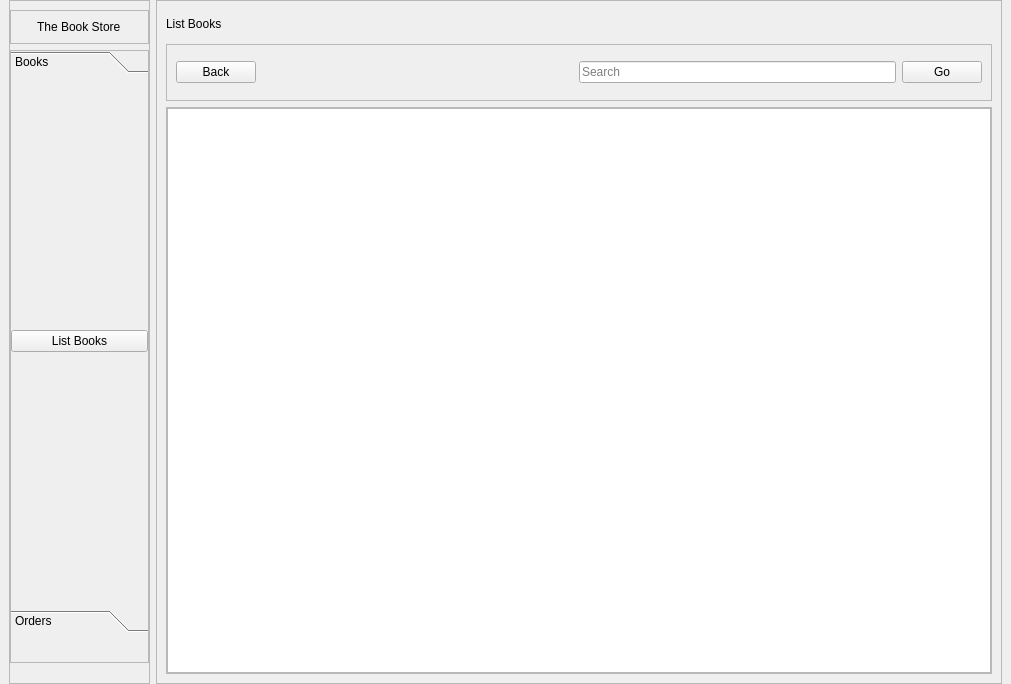
<?xml version="1.0" encoding="UTF-8"?>
<ui version="4.0">
 <class>MainWindow</class>
 <widget class="QMainWindow" name="MainWindow">
  <property name="geometry">
   <rect>
    <x>0</x>
    <y>0</y>
    <width>1011</width>
    <height>684</height>
   </rect>
  </property>
  <property name="windowTitle">
   <string>MainWindow</string>
  </property>
  <widget class="QWidget" name="centralwidget">
   <layout class="QHBoxLayout" name="horizontalLayout" stretch="1,6">
    <property name="topMargin">
     <number>0</number>
    </property>
    <property name="bottomMargin">
     <number>0</number>
    </property>
    <item>
     <widget class="QFrame" name="frame">
      <property name="frameShape">
       <enum>QFrame::StyledPanel</enum>
      </property>
      <property name="frameShadow">
       <enum>QFrame::Raised</enum>
      </property>
      <layout class="QVBoxLayout" name="verticalLayout">
       <property name="leftMargin">
        <number>0</number>
       </property>
       <property name="rightMargin">
        <number>0</number>
       </property>
       <property name="bottomMargin">
        <number>20</number>
       </property>
       <item>
        <widget class="QFrame" name="frame_3">
         <property name="frameShape">
          <enum>QFrame::StyledPanel</enum>
         </property>
         <property name="frameShadow">
          <enum>QFrame::Raised</enum>
         </property>
         <layout class="QHBoxLayout" name="horizontalLayout_2">
          <item alignment="Qt::AlignHCenter">
           <widget class="QLabel" name="l_storetitle">
            <property name="text">
             <string>The Book Store</string>
            </property>
           </widget>
          </item>
         </layout>
        </widget>
       </item>
       <item>
        <widget class="QFrame" name="frame_4">
         <property name="sizePolicy">
          <sizepolicy hsizetype="Preferred" vsizetype="Expanding">
           <horstretch>0</horstretch>
           <verstretch>0</verstretch>
          </sizepolicy>
         </property>
         <property name="frameShape">
          <enum>QFrame::StyledPanel</enum>
         </property>
         <property name="frameShadow">
          <enum>QFrame::Raised</enum>
         </property>
         <layout class="QHBoxLayout" name="horizontalLayout_3">
          <property name="leftMargin">
           <number>0</number>
          </property>
          <property name="topMargin">
           <number>0</number>
          </property>
          <property name="rightMargin">
           <number>0</number>
          </property>
          <property name="bottomMargin">
           <number>30</number>
          </property>
          <item>
           <widget class="QToolBox" name="tb_sidemenu">
            <property name="sizePolicy">
             <sizepolicy hsizetype="Preferred" vsizetype="Preferred">
              <horstretch>0</horstretch>
              <verstretch>0</verstretch>
             </sizepolicy>
            </property>
            <property name="currentIndex">
             <number>0</number>
            </property>
            <widget class="QWidget" name="p_book">
             <property name="geometry">
              <rect>
               <x>0</x>
               <y>0</y>
               <width>135</width>
               <height>492</height>
              </rect>
             </property>
             <attribute name="label">
              <string>Books</string>
             </attribute>
             <layout class="QVBoxLayout" name="verticalLayout_5">
              <property name="leftMargin">
               <number>0</number>
              </property>
              <property name="rightMargin">
               <number>0</number>
              </property>
              <item>
               <widget class="QPushButton" name="pb_listbooks">
                <property name="text">
                 <string>List Books</string>
                </property>
               </widget>
              </item>
             </layout>
            </widget>
            <widget class="QWidget" name="p_order">
             <property name="geometry">
              <rect>
               <x>0</x>
               <y>0</y>
               <width>132</width>
               <height>146</height>
              </rect>
             </property>
             <attribute name="label">
              <string>Orders</string>
             </attribute>
             <layout class="QVBoxLayout" name="verticalLayout_6">
              <property name="spacing">
               <number>-1</number>
              </property>
              <property name="leftMargin">
               <number>0</number>
              </property>
              <property name="rightMargin">
               <number>0</number>
              </property>
              <item>
               <widget class="QPushButton" name="pb_listorders">
                <property name="text">
                 <string>List Orders</string>
                </property>
               </widget>
              </item>
              <item>
               <widget class="QPushButton" name="pb_createorder">
                <property name="text">
                 <string>Create Order</string>
                </property>
               </widget>
              </item>
              <item>
               <widget class="QPushButton" name="pb_updateorders">
                <property name="text">
                 <string>Update Orders</string>
                </property>
               </widget>
              </item>
              <item>
               <widget class="QPushButton" name="pb_canceorder">
                <property name="text">
                 <string>Cancel Order</string>
                </property>
               </widget>
              </item>
             </layout>
            </widget>
           </widget>
          </item>
         </layout>
        </widget>
       </item>
      </layout>
     </widget>
    </item>
    <item>
     <widget class="QFrame" name="frame_2">
      <property name="frameShape">
       <enum>QFrame::StyledPanel</enum>
      </property>
      <property name="frameShadow">
       <enum>QFrame::Raised</enum>
      </property>
      <layout class="QVBoxLayout" name="verticalLayout_2" stretch="1,2,20">
       <item>
        <widget class="QLabel" name="l_pagebanner">
         <property name="text">
          <string>List Books</string>
         </property>
        </widget>
       </item>
       <item>
        <widget class="QFrame" name="frame_5">
         <property name="frameShape">
          <enum>QFrame::StyledPanel</enum>
         </property>
         <property name="frameShadow">
          <enum>QFrame::Raised</enum>
         </property>
         <layout class="QHBoxLayout" name="horizontalLayout_4">
          <item>
           <widget class="QPushButton" name="pb_back">
            <property name="text">
             <string>Back</string>
            </property>
           </widget>
          </item>
          <item>
           <spacer name="horizontalSpacer">
            <property name="orientation">
             <enum>Qt::Horizontal</enum>
            </property>
            <property name="sizeHint" stdset="0">
             <size>
              <width>317</width>
              <height>20</height>
             </size>
            </property>
           </spacer>
          </item>
          <item>
           <widget class="QLineEdit" name="le_search">
            <property name="placeholderText">
             <string>Search</string>
            </property>
           </widget>
          </item>
          <item>
           <widget class="QPushButton" name="pb_go">
            <property name="text">
             <string>Go</string>
            </property>
           </widget>
          </item>
         </layout>
        </widget>
       </item>
       <item>
        <widget class="QFrame" name="frame_6">
         <property name="frameShape">
          <enum>QFrame::StyledPanel</enum>
         </property>
         <property name="frameShadow">
          <enum>QFrame::Raised</enum>
         </property>
         <layout class="QVBoxLayout" name="verticalLayout_3">
          <property name="leftMargin">
           <number>0</number>
          </property>
          <property name="topMargin">
           <number>0</number>
          </property>
          <property name="rightMargin">
           <number>0</number>
          </property>
          <property name="bottomMargin">
           <number>0</number>
          </property>
          <item>
           <widget class="QTableView" name="tableView"/>
          </item>
         </layout>
        </widget>
       </item>
      </layout>
     </widget>
    </item>
   </layout>
  </widget>
 </widget>
 <resources/>
 <connections/>
</ui>
